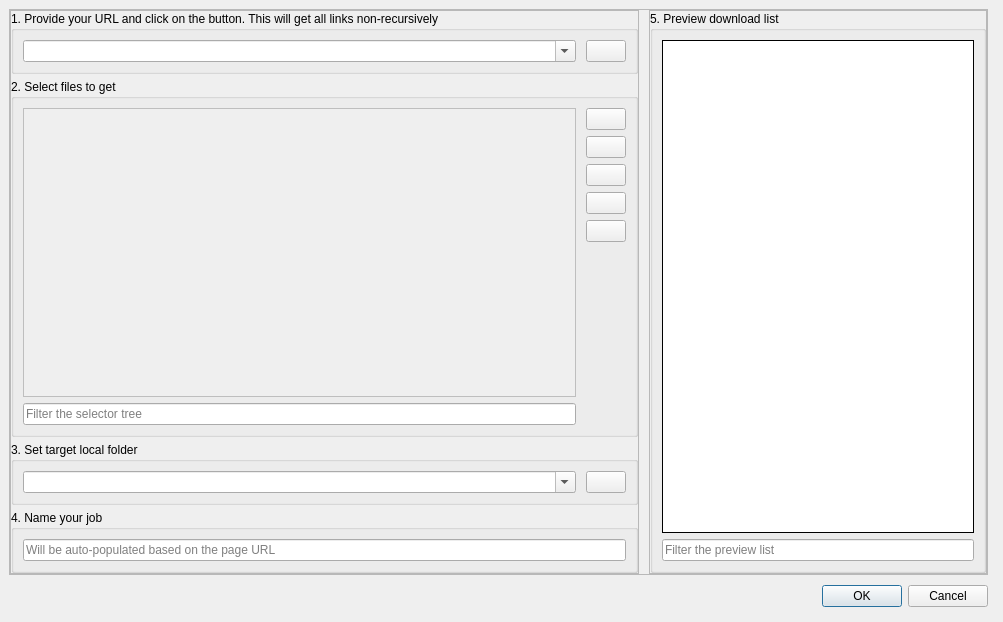
<?xml version="1.0" encoding="UTF-8"?>
<ui version="4.0">
 <class>Dialog</class>
 <widget class="QDialog" name="Dialog">
  <property name="geometry">
   <rect>
    <x>0</x>
    <y>0</y>
    <width>1003</width>
    <height>622</height>
   </rect>
  </property>
  <property name="windowTitle">
   <string>Job Editor</string>
  </property>
  <layout class="QVBoxLayout" name="verticalLayout" stretch="10,0">
   <property name="spacing">
    <number>10</number>
   </property>
   <property name="leftMargin">
    <number>9</number>
   </property>
   <property name="topMargin">
    <number>9</number>
   </property>
   <property name="rightMargin">
    <number>15</number>
   </property>
   <property name="bottomMargin">
    <number>15</number>
   </property>
   <item>
    <widget class="QFrame" name="windowFrame">
     <property name="frameShape">
      <enum>QFrame::StyledPanel</enum>
     </property>
     <property name="frameShadow">
      <enum>QFrame::Raised</enum>
     </property>
     <layout class="QHBoxLayout" name="horizontalLayout" stretch="65,35">
      <property name="spacing">
       <number>10</number>
      </property>
      <property name="leftMargin">
       <number>0</number>
      </property>
      <property name="topMargin">
       <number>0</number>
      </property>
      <property name="rightMargin">
       <number>0</number>
      </property>
      <property name="bottomMargin">
       <number>0</number>
      </property>
      <item>
       <widget class="QFrame" name="leftFrame">
        <property name="frameShape">
         <enum>QFrame::StyledPanel</enum>
        </property>
        <property name="frameShadow">
         <enum>QFrame::Raised</enum>
        </property>
        <layout class="QVBoxLayout" name="verticalLayout_2" stretch="0,1,0,0">
         <property name="spacing">
          <number>5</number>
         </property>
         <property name="leftMargin">
          <number>0</number>
         </property>
         <property name="topMargin">
          <number>0</number>
         </property>
         <property name="rightMargin">
          <number>0</number>
         </property>
         <property name="bottomMargin">
          <number>0</number>
         </property>
         <item>
          <widget class="QGroupBox" name="groupBoxStep1">
           <property name="title">
            <string>1. Provide your URL and click on the button. This will get all links non-recursively</string>
           </property>
           <layout class="QGridLayout" name="gridLayout" columnstretch="1,0">
            <property name="horizontalSpacing">
             <number>10</number>
            </property>
            <item row="0" column="1">
             <widget class="QPushButton" name="btnFetchPage">
              <property name="toolTip">
               <string>Get download links</string>
              </property>
              <property name="text">
               <string/>
              </property>
              <property name="icon">
               <iconset>
                <normaloff>../resources/icons/download-cloud.svg</normaloff>../resources/icons/download-cloud.svg</iconset>
              </property>
              <property name="iconSize">
               <size>
                <width>40</width>
                <height>22</height>
               </size>
              </property>
             </widget>
            </item>
            <item row="0" column="0">
             <widget class="QComboBox" name="cmbPageUrl">
              <property name="sizePolicy">
               <sizepolicy hsizetype="Ignored" vsizetype="Fixed">
                <horstretch>0</horstretch>
                <verstretch>0</verstretch>
               </sizepolicy>
              </property>
              <property name="editable">
               <bool>true</bool>
              </property>
             </widget>
            </item>
           </layout>
          </widget>
         </item>
         <item>
          <widget class="QGroupBox" name="groupBoxStep2">
           <property name="title">
            <string>2. Select files to get</string>
           </property>
           <layout class="QGridLayout" name="gridLayout_2" columnstretch="1,1,0">
            <property name="horizontalSpacing">
             <number>10</number>
            </property>
            <item row="2" column="2">
             <widget class="QPushButton" name="btnDeselectDiskDuplicates">
              <property name="toolTip">
               <string>Uncheck files that are already on disk (in the target folder)</string>
              </property>
              <property name="text">
               <string/>
              </property>
              <property name="icon">
               <iconset>
                <normaloff>../resources/icons/folder-minus.svg</normaloff>../resources/icons/folder-minus.svg</iconset>
              </property>
              <property name="iconSize">
               <size>
                <width>40</width>
                <height>22</height>
               </size>
              </property>
             </widget>
            </item>
            <item row="1" column="2">
             <widget class="QPushButton" name="btnUncheckAllShown">
              <property name="toolTip">
               <string>Uncheck all shown</string>
              </property>
              <property name="text">
               <string/>
              </property>
              <property name="icon">
               <iconset>
                <normaloff>../resources/icons/minus.svg</normaloff>../resources/icons/minus.svg</iconset>
              </property>
              <property name="iconSize">
               <size>
                <width>40</width>
                <height>22</height>
               </size>
              </property>
             </widget>
            </item>
            <item row="0" column="0" rowspan="7" colspan="2">
             <widget class="QTreeWidget" name="treeFileSelector">
              <property name="enabled">
               <bool>false</bool>
              </property>
              <property name="frameShape">
               <enum>QFrame::Panel</enum>
              </property>
              <property name="frameShadow">
               <enum>QFrame::Plain</enum>
              </property>
              <property name="midLineWidth">
               <number>1</number>
              </property>
              <attribute name="headerVisible">
               <bool>false</bool>
              </attribute>
              <column>
               <property name="text">
                <string notr="true">1</string>
               </property>
              </column>
             </widget>
            </item>
            <item row="0" column="2">
             <widget class="QPushButton" name="btnCheckAllShown">
              <property name="toolTip">
               <string>Check all shown</string>
              </property>
              <property name="text">
               <string/>
              </property>
              <property name="icon">
               <iconset>
                <normaloff>../resources/icons/plus.svg</normaloff>../resources/icons/plus.svg</iconset>
              </property>
              <property name="iconSize">
               <size>
                <width>40</width>
                <height>22</height>
               </size>
              </property>
             </widget>
            </item>
            <item row="4" column="2">
             <widget class="QPushButton" name="btnResetSelection">
              <property name="toolTip">
               <string>Start all over</string>
              </property>
              <property name="text">
               <string/>
              </property>
              <property name="icon">
               <iconset>
                <normaloff>../resources/icons/refresh-ccw.svg</normaloff>../resources/icons/refresh-ccw.svg</iconset>
              </property>
              <property name="iconSize">
               <size>
                <width>40</width>
                <height>22</height>
               </size>
              </property>
             </widget>
            </item>
            <item row="7" column="0" colspan="2">
             <widget class="QLineEdit" name="txtSelectionFilter">
              <property name="placeholderText">
               <string>Filter the selector tree</string>
              </property>
             </widget>
            </item>
            <item row="3" column="2">
             <widget class="QPushButton" name="btnDeselectJobDuplicates">
              <property name="toolTip">
               <string>Uncheck files that are already selected in other jobs</string>
              </property>
              <property name="text">
               <string/>
              </property>
              <property name="icon">
               <iconset>
                <normaloff>../resources/icons/copy.svg</normaloff>../resources/icons/copy.svg</iconset>
              </property>
              <property name="iconSize">
               <size>
                <width>40</width>
                <height>22</height>
               </size>
              </property>
             </widget>
            </item>
           </layout>
          </widget>
         </item>
         <item>
          <widget class="QGroupBox" name="groupBoxStep3">
           <property name="title">
            <string>3. Set target local folder</string>
           </property>
           <layout class="QGridLayout" name="gridLayout_4" columnstretch="10,0">
            <property name="horizontalSpacing">
             <number>10</number>
            </property>
            <item row="0" column="0">
             <widget class="QComboBox" name="cmbLocalTarget">
              <property name="editable">
               <bool>true</bool>
              </property>
             </widget>
            </item>
            <item row="0" column="1">
             <widget class="QPushButton" name="btnBrowseLocalTarget">
              <property name="toolTip">
               <string>Browse...</string>
              </property>
              <property name="text">
               <string/>
              </property>
              <property name="icon">
               <iconset>
                <normaloff>../resources/icons/more-horizontal.svg</normaloff>../resources/icons/more-horizontal.svg</iconset>
              </property>
              <property name="iconSize">
               <size>
                <width>40</width>
                <height>22</height>
               </size>
              </property>
             </widget>
            </item>
           </layout>
          </widget>
         </item>
         <item>
          <widget class="QGroupBox" name="groupBoxStep4">
           <property name="title">
            <string>4. Name your job</string>
           </property>
           <layout class="QGridLayout" name="gridLayout_6">
            <item row="0" column="0">
             <widget class="QLineEdit" name="txtJobName">
              <property name="placeholderText">
               <string>Will be auto-populated based on the page URL</string>
              </property>
             </widget>
            </item>
           </layout>
          </widget>
         </item>
        </layout>
       </widget>
      </item>
      <item>
       <widget class="QFrame" name="rightFrame">
        <property name="frameShape">
         <enum>QFrame::StyledPanel</enum>
        </property>
        <property name="frameShadow">
         <enum>QFrame::Raised</enum>
        </property>
        <layout class="QVBoxLayout" name="verticalLayout_3">
         <property name="spacing">
          <number>5</number>
         </property>
         <property name="leftMargin">
          <number>0</number>
         </property>
         <property name="topMargin">
          <number>0</number>
         </property>
         <property name="rightMargin">
          <number>0</number>
         </property>
         <property name="bottomMargin">
          <number>0</number>
         </property>
         <item>
          <widget class="QGroupBox" name="groupBoxStep5">
           <property name="title">
            <string>5. Preview download list</string>
           </property>
           <layout class="QVBoxLayout" name="verticalLayout_4">
            <item>
             <widget class="QListWidget" name="lstFilesetPreview">
              <property name="frameShape">
               <enum>QFrame::Panel</enum>
              </property>
              <property name="frameShadow">
               <enum>QFrame::Plain</enum>
              </property>
              <property name="midLineWidth">
               <number>1</number>
              </property>
              <property name="selectionMode">
               <enum>QAbstractItemView::ExtendedSelection</enum>
              </property>
             </widget>
            </item>
            <item>
             <widget class="QLineEdit" name="txtPreviewFilter">
              <property name="placeholderText">
               <string>Filter the preview list</string>
              </property>
             </widget>
            </item>
           </layout>
          </widget>
         </item>
        </layout>
       </widget>
      </item>
     </layout>
    </widget>
   </item>
   <item>
    <widget class="QDialogButtonBox" name="buttonBox">
     <property name="orientation">
      <enum>Qt::Horizontal</enum>
     </property>
     <property name="standardButtons">
      <set>QDialogButtonBox::Cancel|QDialogButtonBox::Ok</set>
     </property>
    </widget>
   </item>
  </layout>
 </widget>
 <resources/>
 <connections>
  <connection>
   <sender>buttonBox</sender>
   <signal>rejected()</signal>
   <receiver>Dialog</receiver>
   <slot>reject()</slot>
   <hints>
    <hint type="sourcelabel">
     <x>316</x>
     <y>260</y>
    </hint>
    <hint type="destinationlabel">
     <x>286</x>
     <y>274</y>
    </hint>
   </hints>
  </connection>
 </connections>
</ui>
